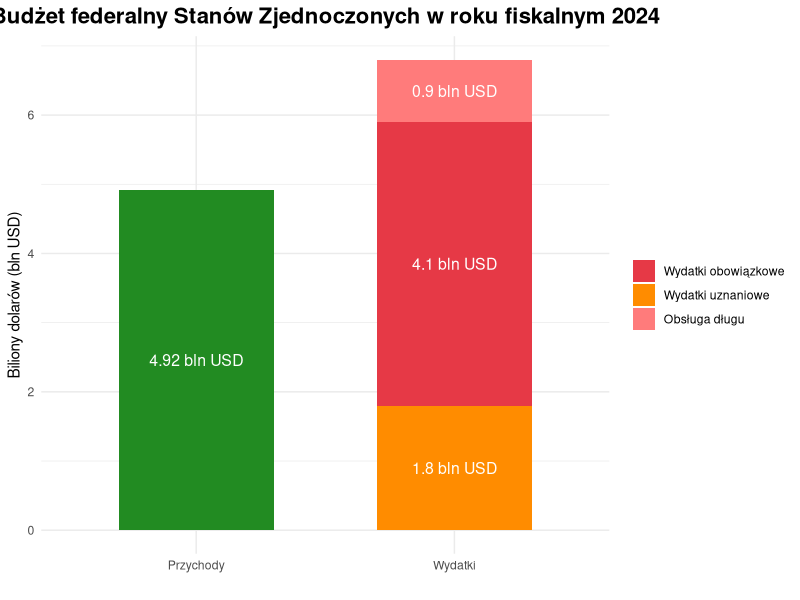

Here is the R script that generated this plot:
# Praca domowa 4

# źrodło wykresu:
# https://www.bankier.pl/wiadomosc/Statystyki-pokazuja-ze-prezydent-Trump-mogl-zostac-oklamany-w-sprawie-cel-Najgorsze-ze-wciaz-moze-w-to-klamstwo-wierzyc-8926655.html

# Niepoprawy jest typ wykresu, 
# ponieważ ludzie nie radzą sobie najlepiej z wykresami kołowymi.
# Dwa wykresy kołowe zawierają dane, które łatwo można 
# przedstawić na jednym wykresie, bez pominięcia żadnych danych, 
# ani zmniejszenia czytelonści wykresu.
# Liczby w wewnętrznym wykresie nie pokrywają się z podanymi kątami.


library(ggplot2)

budzet <- data.frame(
  kategoria = c("Przychody","Wydatki obowiązkowe","Wydatki uznaniowe","Obsługa długu"),
  wartosc = c(4.92, 4.1, 1.8 ,0.9),
  typ = c("Przychody","Wydatki", "Wydatki", "Wydatki"))

ggplot(budzet, aes(x = typ, y = wartosc, fill = kategoria)) +
  geom_col(width = 0.6) +
  scale_fill_manual(values = c(
    "Przychody" = "forestgreen",
    "Wydatki obowiązkowe" = "#e63946",
    "Wydatki uznaniowe" = "darkorange",
    "Obsługa długu" = "#ff7b7b"), 
    breaks = c("Wydatki obowiązkowe", "Wydatki uznaniowe", "Obsługa długu")) +
  geom_text(aes(label = paste0(wartosc, " bln USD")), 
            position = position_stack(vjust = 0.5),
            size = 4, color = "white") +
  labs(
    title = "Budżet federalny Stanów Zjednoczonych w roku fiskalnym 2024",
    x = "",
    y = "Biliony dolarów (bln USD)") +
  theme_minimal() +
  theme(legend.title = element_blank(),
        plot.title = element_text(hjust = 0.5, size = 16, face = "bold"))


# Podany wykres jest lepszy ze względu na lepszy typ wykresu oraz
# bez straty informacji udało się dwa wykresy przedstawić jako jeden.
